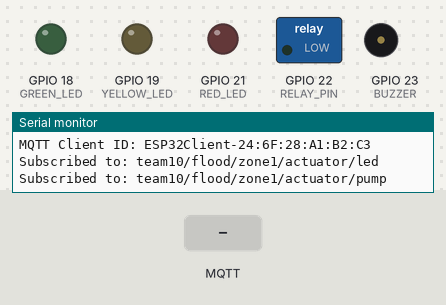
The sketch below on a simulated ESP32. On the bench: switched loads named in the sketch (green lamp = pin HIGH), output pins drawn as LEDs (lit = HIGH), buzzer (waves = sounding, pin HIGH), the last lines printed to the serial monitor. The test bench sets the inputs (shaded band). WiFi joins after 1.5 s; servers stay silent unless stated; no MQTT or app messages arrive unless stated.

Above: at 3.7 s.
3.8 s: MQTT message "GREEN" arrives on the first subscribed topic
At 4.4 s:
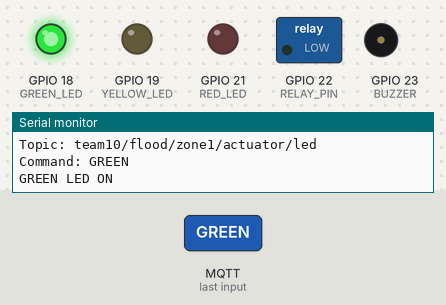
5.3 s: MQTT message "YELLOW" arrives on the first subscribed topic
At 5.7 s:
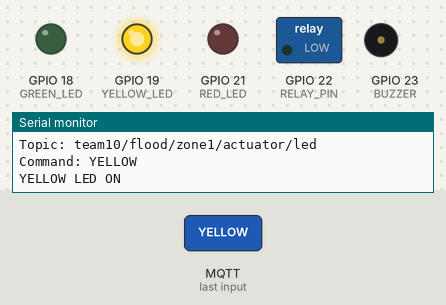
6.8 s: MQTT message "RED" arrives on the first subscribed topic
At 8.0 s:
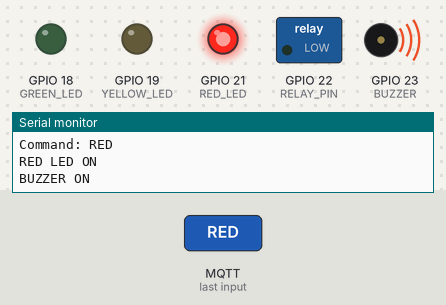
8.3 s: MQTT message "ON" arrives on the second subscribed topic
At 9.1 s:
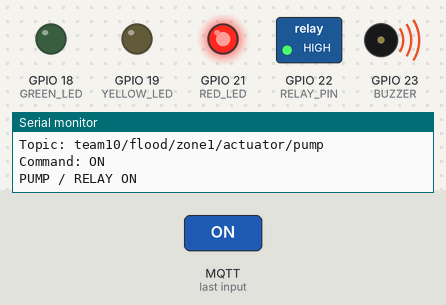
9.8 s: MQTT message "OFF" arrives on the first subscribed topic
At 10.8 s:
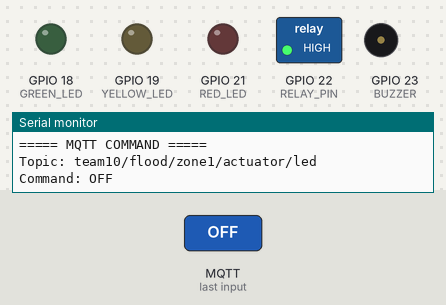
11.3 s: MQTT message "GREEN" arrives on the first subscribed topic
At 12.5 s:
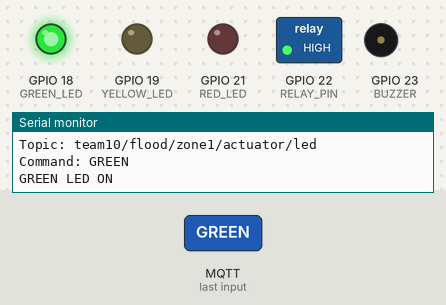
Timing chart, 0 to 13.8 s (numbered marks = the images above; inputs shaded):
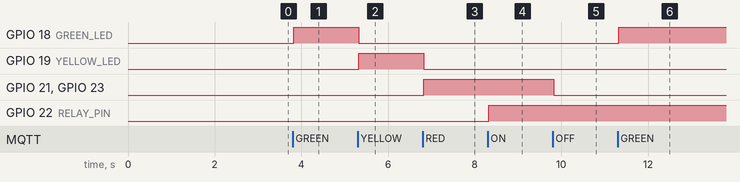

Measured:
- after the input at 3.8 s, GPIO 18 (GREEN_LED): LOW → HIGH at once
- after the input at 5.3 s, GPIO 18 (GREEN_LED): HIGH → LOW at once; GPIO 19 (YELLOW_LED): LOW → HIGH at once
- after the input at 6.8 s, GPIO 19 (YELLOW_LED): HIGH → LOW at once; GPIO 21 (RED_LED), GPIO 23 (BUZZER): LOW → HIGH at once
- after the input at 8.3 s, GPIO 22 (RELAY_PIN): LOW → HIGH at once
- after the input at 9.8 s, GPIO 21 (RED_LED), GPIO 23 (BUZZER): HIGH → LOW at once
- after the input at 11.3 s, GPIO 18 (GREEN_LED): LOW → HIGH at once

The sketch:

actuator.ino
```cpp
#include <WiFi.h>
#include <PubSubClient.h>

// ======================================================
// Wi-Fi
// ======================================================


#define WIFI_SSID " "
#define WIFI_PASSWORD " "


// ======================================================
// Team Name and Zone ID
// ======================================================

#define TEAM_NAME "team10"
#define ZONE_ID   "zone1"


// ======================================================
// ACTUATORS
// ======================================================

// LEDs
#define GREEN_LED 18
#define YELLOW_LED 19
#define RED_LED 21

// Buzzer
#define BUZZER 23

// Relay / Pump
#define RELAY_PIN 22


// ======================================================
// MQTT
// ======================================================


// local host / server
const char* mqtt_server = "broker.emqx.io";


const int mqtt_port = 1883;

const char* mqtt_user = "user";
const char* mqtt_pass = "passward";


// ======================================================
// MQTT TOPICS
// ======================================================

String base =
    String(TEAM_NAME) +
    "/flood/" +
    String(ZONE_ID) +
    "/";

// NODE-RED → ACTUATOR

String topic_actuator_led =
    base + "actuator/led";

String topic_actuator_pump =
    base + "actuator/pump";

// Actuator status

String topic_actuator_status =
    base + "actuator/status";


// ======================================================
// MQTT CLIENT
// ======================================================

WiFiClient espClient;
PubSubClient client(espClient);


// ======================================================
// Wi-Fi
// ======================================================

void connectWiFi() {

  WiFi.begin(
    WIFI_SSID,
    WIFI_PASSWORD
  );

  Serial.print("Connecting to WiFi");

  while (WiFi.status() != WL_CONNECTED) {

    delay(500);
    Serial.print(".");
  }

  Serial.println();

  Serial.println("WiFi connected!");

  Serial.print("ESP32 IP: ");
  Serial.println(WiFi.localIP());
}


// ======================================================
// LED CONTROL
// ======================================================

void setLEDs(
    bool green,
    bool yellow,
    bool red
) {

  digitalWrite(GREEN_LED, green);
  digitalWrite(YELLOW_LED, yellow);
  digitalWrite(RED_LED, red);
}


// ======================================================
// MQTT CALLBACK
// ======================================================

void callback(
    char* topic,
    byte* payload,
    unsigned int length
) {

  String message = "";

  for (
      unsigned int i = 0;
      i < length;
      i++
  ) {

    message +=
        (char)payload[i];
  }

  message.trim();

  String topicStr =
      String(topic);


  Serial.println();
  Serial.println("===== MQTT COMMAND =====");

  Serial.print("Topic: ");
  Serial.println(topicStr);

  Serial.print("Command: ");
  Serial.println(message);


  // ==================================================
  // LED COMMAND
  // ==================================================

  if (topicStr == topic_actuator_led) {

    // Turn everything OFF first

    setLEDs(
      false,
      false,
      false
    );

    // Buzzer OFF first

    digitalWrite(
      BUZZER,
      LOW
    );


    if (message == "GREEN") {

      setLEDs(
        true,
        false,
        false
      );

      Serial.println(
        "GREEN LED ON"
      );
    }


    else if (message == "YELLOW") {

      setLEDs(
        false,
        true,
        false
      );

      Serial.println(
        "YELLOW LED ON"
      );
    }


    else if (message == "RED") {

      setLEDs(
        false,
        false,
        true
      );

      digitalWrite(
        BUZZER,
        HIGH
      );

      Serial.println(
        "RED LED ON"
      );

      Serial.println(
        "BUZZER ON"
      );
    }
  }


  // ==================================================
  // PUMP COMMAND
  // ==================================================

  else if (
      topicStr == topic_actuator_pump
  ) {

    if (message == "ON") {

      digitalWrite(
        RELAY_PIN,
        HIGH
      );

      Serial.println(
        "PUMP / RELAY ON"
      );
    }


    else if (message == "OFF") {

      digitalWrite(
        RELAY_PIN,
        LOW
      );

      Serial.println(
        "PUMP / RELAY OFF"
      );
    }
  }
}


// ======================================================
// MQTT CONNECTION
// ======================================================

void connectMQTT() {

  while (!client.connected()) {

    Serial.print(
      "Connecting to MQTT... "
    );


    // Generate a unique client ID using MAC address
    String clientId = "ESP32Client-";
    clientId += WiFi.macAddress();


    if (client.connect(

          clientId.c_str(),

          mqtt_user,
          mqtt_pass,

          // Last Will
          topic_actuator_status.c_str(),

          1,
          true,

          "offline"
        )) {

      Serial.println(
        "Connected!"
      );

      Serial.print(
        "MQTT Client ID: "
      );

      Serial.println(
        clientId
      );


      // =================================================
      // SUBSCRIBE TO NODE-RED COMMANDS
      // =================================================

      client.subscribe(
        topic_actuator_led.c_str()
      );

      client.subscribe(
        topic_actuator_pump.c_str()
      );


      Serial.print(
        "Subscribed to: "
      );

      Serial.println(
        topic_actuator_led
      );


      Serial.print(
        "Subscribed to: "
      );

      Serial.println(
        topic_actuator_pump
      );


      // =================================================
      // ONLINE STATUS
      // =================================================

      client.publish(
        topic_actuator_status.c_str(),
        "online",
        true
      );
    }


    else {

      Serial.print(
        "Failed, state="
      );

      Serial.print(
        client.state()
      );

      Serial.println(
        " | retrying in 2 seconds"
      );

      delay(2000);
    }
  }
}


// ======================================================
// SETUP
// ======================================================

void setup() {

  Serial.begin(9600);

  delay(1000);


  Serial.println();
  Serial.println("================================");
  Serial.println(" SMART DRAIN MONITORING SYSTEM ");
  Serial.println(" ESP32 ACTUATOR NODE - " + String(ZONE_ID));
  Serial.println("================================");


  // ====================================================
  // GPIO
  // ====================================================

  pinMode(
    GREEN_LED,
    OUTPUT
  );

  pinMode(
    YELLOW_LED,
    OUTPUT
  );

  pinMode(
    RED_LED,
    OUTPUT
  );


  pinMode(
    BUZZER,
    OUTPUT
  );


  pinMode(
    RELAY_PIN,
    OUTPUT
  );


  // ====================================================
  // SAFE INITIAL STATE
  // ====================================================

  setLEDs(
    false,
    false,
    false
  );

  digitalWrite(
    BUZZER,
    LOW
  );

  digitalWrite(
    RELAY_PIN,
    LOW
  );


  // ====================================================
  // CONNECTIONS
  // ====================================================

  connectWiFi();

  client.setServer(
    mqtt_server,
    mqtt_port
  );

  client.setCallback(
    callback
  );
}


// ======================================================
// LOOP
// ======================================================

void loop() {

  if (!client.connected()) {

    connectMQTT();
  }

  client.loop();
}
```
